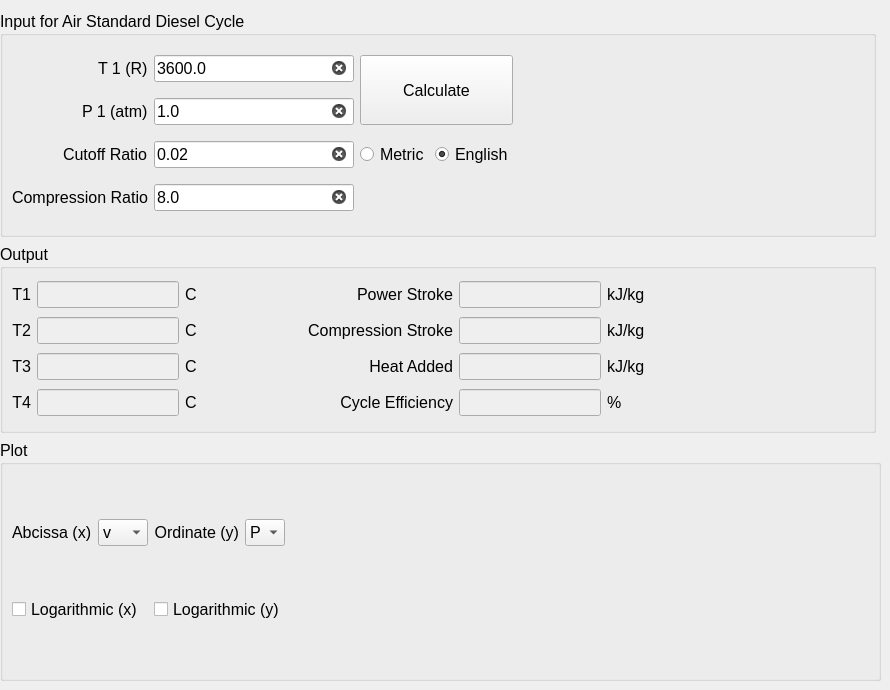
     <widget class="QWidget" name="Diesel_page">
      <widget class="QGroupBox" name="gb_Input_2">
       <property name="geometry">
        <rect>
         <x>0</x>
         <y>11</y>
         <width>876</width>
         <height>226</height>
        </rect>
       </property>
       <property name="sizePolicy">
        <sizepolicy hsizetype="Preferred" vsizetype="Fixed">
         <horstretch>0</horstretch>
         <verstretch>0</verstretch>
        </sizepolicy>
       </property>
       <property name="font">
        <font>
         <pointsize>12</pointsize>
        </font>
       </property>
       <property name="title">
        <string>Input for Air Standard Diesel Cycle</string>
       </property>
       <layout class="QGridLayout" name="gridLayout_3">
        <item row="2" column="2">
         <widget class="QRadioButton" name="rdo_Metric_3">
          <property name="sizePolicy">
           <sizepolicy hsizetype="Fixed" vsizetype="Fixed">
            <horstretch>0</horstretch>
            <verstretch>0</verstretch>
           </sizepolicy>
          </property>
          <property name="font">
           <font>
            <pointsize>12</pointsize>
           </font>
          </property>
          <property name="text">
           <string>Metric</string>
          </property>
          <property name="checked">
           <bool>false</bool>
          </property>
         </widget>
        </item>
        <item row="2" column="3">
         <widget class="QRadioButton" name="rdo_English_3">
          <property name="sizePolicy">
           <sizepolicy hsizetype="Fixed" vsizetype="Fixed">
            <horstretch>0</horstretch>
            <verstretch>0</verstretch>
           </sizepolicy>
          </property>
          <property name="font">
           <font>
            <pointsize>12</pointsize>
           </font>
          </property>
          <property name="text">
           <string>English</string>
          </property>
          <property name="checked">
           <bool>true</bool>
          </property>
         </widget>
        </item>
        <item row="3" column="0" alignment="Qt::AlignRight">
         <widget class="QLabel" name="lbl_CR_3">
          <property name="sizePolicy">
           <sizepolicy hsizetype="Fixed" vsizetype="Fixed">
            <horstretch>0</horstretch>
            <verstretch>0</verstretch>
           </sizepolicy>
          </property>
          <property name="font">
           <font>
            <pointsize>12</pointsize>
           </font>
          </property>
          <property name="text">
           <string>Compression Ratio</string>
          </property>
          <property name="textFormat">
           <enum>Qt::PlainText</enum>
          </property>
         </widget>
        </item>
        <item row="2" column="1">
         <widget class="QLineEdit" name="le_V0_3">
          <property name="sizePolicy">
           <sizepolicy hsizetype="Preferred" vsizetype="Fixed">
            <horstretch>0</horstretch>
            <verstretch>0</verstretch>
           </sizepolicy>
          </property>
          <property name="maximumSize">
           <size>
            <width>200</width>
            <height>16777215</height>
           </size>
          </property>
          <property name="font">
           <font>
            <pointsize>12</pointsize>
           </font>
          </property>
          <property name="text">
           <string>0.02</string>
          </property>
          <property name="clearButtonEnabled">
           <bool>true</bool>
          </property>
         </widget>
        </item>
        <item row="1" column="1">
         <widget class="QLineEdit" name="le_P0_3">
          <property name="sizePolicy">
           <sizepolicy hsizetype="Preferred" vsizetype="Fixed">
            <horstretch>0</horstretch>
            <verstretch>0</verstretch>
           </sizepolicy>
          </property>
          <property name="maximumSize">
           <size>
            <width>200</width>
            <height>16777215</height>
           </size>
          </property>
          <property name="font">
           <font>
            <pointsize>12</pointsize>
           </font>
          </property>
          <property name="text">
           <string>1.0</string>
          </property>
          <property name="placeholderText">
           <string>enter a value for the low pressure isobar</string>
          </property>
          <property name="clearButtonEnabled">
           <bool>true</bool>
          </property>
         </widget>
        </item>
        <item row="3" column="1">
         <widget class="QLineEdit" name="le_CR_3">
          <property name="sizePolicy">
           <sizepolicy hsizetype="Expanding" vsizetype="Fixed">
            <horstretch>0</horstretch>
            <verstretch>0</verstretch>
           </sizepolicy>
          </property>
          <property name="maximumSize">
           <size>
            <width>200</width>
            <height>16777215</height>
           </size>
          </property>
          <property name="font">
           <font>
            <pointsize>12</pointsize>
           </font>
          </property>
          <property name="text">
           <string>8.0</string>
          </property>
          <property name="placeholderText">
           <string>turbine isentropic efficiency 0.0&lt;eta&lt;=1.0</string>
          </property>
          <property name="clearButtonEnabled">
           <bool>true</bool>
          </property>
         </widget>
        </item>
        <item row="2" column="4">
         <spacer name="horizontalSpacer_7">
          <property name="orientation">
           <enum>Qt::Horizontal</enum>
          </property>
          <property name="sizeHint" stdset="0">
           <size>
            <width>40</width>
            <height>20</height>
           </size>
          </property>
         </spacer>
        </item>
        <item row="0" column="1">
         <widget class="QLineEdit" name="le_THigh_3">
          <property name="sizePolicy">
           <sizepolicy hsizetype="Preferred" vsizetype="Fixed">
            <horstretch>0</horstretch>
            <verstretch>0</verstretch>
           </sizepolicy>
          </property>
          <property name="maximumSize">
           <size>
            <width>200</width>
            <height>16777215</height>
           </size>
          </property>
          <property name="font">
           <font>
            <pointsize>12</pointsize>
           </font>
          </property>
          <property name="text">
           <string>3600.0</string>
          </property>
          <property name="placeholderText">
           <string>enter a value for the high pressure isobar</string>
          </property>
          <property name="clearButtonEnabled">
           <bool>true</bool>
          </property>
         </widget>
        </item>
        <item row="0" column="2" rowspan="2" colspan="2">
         <widget class="QPushButton" name="btn_Calculate_3">
          <property name="sizePolicy">
           <sizepolicy hsizetype="Minimum" vsizetype="Preferred">
            <horstretch>0</horstretch>
            <verstretch>0</verstretch>
           </sizepolicy>
          </property>
          <property name="font">
           <font>
            <pointsize>12</pointsize>
           </font>
          </property>
          <property name="text">
           <string>Calculate</string>
          </property>
         </widget>
        </item>
        <item row="1" column="0" alignment="Qt::AlignRight">
         <widget class="QLabel" name="lbl_P0_3">
          <property name="sizePolicy">
           <sizepolicy hsizetype="Fixed" vsizetype="Fixed">
            <horstretch>0</horstretch>
            <verstretch>0</verstretch>
           </sizepolicy>
          </property>
          <property name="font">
           <font>
            <pointsize>12</pointsize>
           </font>
          </property>
          <property name="text">
           <string>P 1 (atm)</string>
          </property>
         </widget>
        </item>
        <item row="2" column="0" alignment="Qt::AlignRight">
         <widget class="QLabel" name="lbl_V0_3">
          <property name="sizePolicy">
           <sizepolicy hsizetype="Fixed" vsizetype="Fixed">
            <horstretch>0</horstretch>
            <verstretch>0</verstretch>
           </sizepolicy>
          </property>
          <property name="font">
           <font>
            <pointsize>12</pointsize>
           </font>
          </property>
          <property name="text">
           <string>Cutoff Ratio</string>
          </property>
         </widget>
        </item>
        <item row="0" column="0" alignment="Qt::AlignRight">
         <widget class="QLabel" name="lbl_THigh_3">
          <property name="sizePolicy">
           <sizepolicy hsizetype="Fixed" vsizetype="Fixed">
            <horstretch>0</horstretch>
            <verstretch>0</verstretch>
           </sizepolicy>
          </property>
          <property name="font">
           <font>
            <pointsize>12</pointsize>
           </font>
          </property>
          <property name="text">
           <string>T 1 (R)</string>
          </property>
         </widget>
        </item>
       </layout>
      </widget>
      <widget class="QGroupBox" name="gb_Output_2">
       <property name="geometry">
        <rect>
         <x>0</x>
         <y>244</y>
         <width>876</width>
         <height>189</height>
        </rect>
       </property>
       <property name="sizePolicy">
        <sizepolicy hsizetype="MinimumExpanding" vsizetype="Fixed">
         <horstretch>0</horstretch>
         <verstretch>0</verstretch>
        </sizepolicy>
       </property>
       <property name="font">
        <font>
         <pointsize>12</pointsize>
        </font>
       </property>
       <property name="title">
        <string>Output</string>
       </property>
       <layout class="QGridLayout" name="grid_Output_3">
        <item row="0" column="5">
         <widget class="QLabel" name="lbl_PowerStrokeUnits_3">
          <property name="sizePolicy">
           <sizepolicy hsizetype="Fixed" vsizetype="Fixed">
            <horstretch>0</horstretch>
            <verstretch>0</verstretch>
           </sizepolicy>
          </property>
          <property name="font">
           <font>
            <pointsize>12</pointsize>
           </font>
          </property>
          <property name="text">
           <string>kJ/kg</string>
          </property>
         </widget>
        </item>
        <item row="3" column="4">
         <widget class="QLineEdit" name="le_HeatAdded_3">
          <property name="enabled">
           <bool>false</bool>
          </property>
          <property name="sizePolicy">
           <sizepolicy hsizetype="Fixed" vsizetype="Fixed">
            <horstretch>0</horstretch>
            <verstretch>0</verstretch>
           </sizepolicy>
          </property>
          <property name="minimumSize">
           <size>
            <width>0</width>
            <height>0</height>
           </size>
          </property>
          <property name="maximumSize">
           <size>
            <width>200</width>
            <height>16777215</height>
           </size>
          </property>
          <property name="baseSize">
           <size>
            <width>150</width>
            <height>0</height>
           </size>
          </property>
          <property name="font">
           <font>
            <pointsize>12</pointsize>
           </font>
          </property>
         </widget>
        </item>
        <item row="4" column="5">
         <widget class="QLabel" name="label_21">
          <property name="sizePolicy">
           <sizepolicy hsizetype="Fixed" vsizetype="Fixed">
            <horstretch>0</horstretch>
            <verstretch>0</verstretch>
           </sizepolicy>
          </property>
          <property name="font">
           <font>
            <pointsize>12</pointsize>
           </font>
          </property>
          <property name="text">
           <string>%</string>
          </property>
         </widget>
        </item>
        <item row="3" column="1">
         <widget class="QLineEdit" name="le_T3_3">
          <property name="enabled">
           <bool>false</bool>
          </property>
          <property name="sizePolicy">
           <sizepolicy hsizetype="Fixed" vsizetype="Fixed">
            <horstretch>0</horstretch>
            <verstretch>0</verstretch>
           </sizepolicy>
          </property>
          <property name="minimumSize">
           <size>
            <width>0</width>
            <height>0</height>
           </size>
          </property>
          <property name="maximumSize">
           <size>
            <width>200</width>
            <height>16777215</height>
           </size>
          </property>
          <property name="baseSize">
           <size>
            <width>150</width>
            <height>0</height>
           </size>
          </property>
          <property name="font">
           <font>
            <pointsize>12</pointsize>
           </font>
          </property>
         </widget>
        </item>
        <item row="4" column="0">
         <widget class="QLabel" name="label_22">
          <property name="sizePolicy">
           <sizepolicy hsizetype="Fixed" vsizetype="Fixed">
            <horstretch>0</horstretch>
            <verstretch>0</verstretch>
           </sizepolicy>
          </property>
          <property name="font">
           <font>
            <pointsize>12</pointsize>
           </font>
          </property>
          <property name="text">
           <string>T4</string>
          </property>
          <property name="alignment">
           <set>Qt::AlignRight|Qt::AlignTrailing|Qt::AlignVCenter</set>
          </property>
         </widget>
        </item>
        <item row="4" column="4">
         <widget class="QLineEdit" name="le_Efficiency_3">
          <property name="enabled">
           <bool>false</bool>
          </property>
          <property name="sizePolicy">
           <sizepolicy hsizetype="Fixed" vsizetype="Fixed">
            <horstretch>0</horstretch>
            <verstretch>0</verstretch>
           </sizepolicy>
          </property>
          <property name="minimumSize">
           <size>
            <width>0</width>
            <height>0</height>
           </size>
          </property>
          <property name="maximumSize">
           <size>
            <width>200</width>
            <height>16777215</height>
           </size>
          </property>
          <property name="baseSize">
           <size>
            <width>150</width>
            <height>0</height>
           </size>
          </property>
          <property name="font">
           <font>
            <pointsize>12</pointsize>
           </font>
          </property>
         </widget>
        </item>
        <item row="4" column="3" alignment="Qt::AlignRight">
         <widget class="QLabel" name="label_23">
          <property name="sizePolicy">
           <sizepolicy hsizetype="Fixed" vsizetype="Fixed">
            <horstretch>0</horstretch>
            <verstretch>0</verstretch>
           </sizepolicy>
          </property>
          <property name="minimumSize">
           <size>
            <width>250</width>
            <height>0</height>
           </size>
          </property>
          <property name="font">
           <font>
            <pointsize>12</pointsize>
           </font>
          </property>
          <property name="text">
           <string>Cycle Efficiency</string>
          </property>
          <property name="alignment">
           <set>Qt::AlignRight|Qt::AlignTrailing|Qt::AlignVCenter</set>
          </property>
         </widget>
        </item>
        <item row="4" column="1">
         <widget class="QLineEdit" name="le_T4_3">
          <property name="enabled">
           <bool>false</bool>
          </property>
          <property name="sizePolicy">
           <sizepolicy hsizetype="Fixed" vsizetype="Fixed">
            <horstretch>0</horstretch>
            <verstretch>0</verstretch>
           </sizepolicy>
          </property>
          <property name="minimumSize">
           <size>
            <width>0</width>
            <height>0</height>
           </size>
          </property>
          <property name="maximumSize">
           <size>
            <width>200</width>
            <height>16777215</height>
           </size>
          </property>
          <property name="baseSize">
           <size>
            <width>150</width>
            <height>0</height>
           </size>
          </property>
          <property name="font">
           <font>
            <pointsize>12</pointsize>
           </font>
          </property>
         </widget>
        </item>
        <item row="0" column="1">
         <widget class="QLineEdit" name="le_T1_3">
          <property name="enabled">
           <bool>false</bool>
          </property>
          <property name="sizePolicy">
           <sizepolicy hsizetype="Fixed" vsizetype="Fixed">
            <horstretch>0</horstretch>
            <verstretch>0</verstretch>
           </sizepolicy>
          </property>
          <property name="minimumSize">
           <size>
            <width>0</width>
            <height>0</height>
           </size>
          </property>
          <property name="maximumSize">
           <size>
            <width>200</width>
            <height>16777215</height>
           </size>
          </property>
          <property name="baseSize">
           <size>
            <width>150</width>
            <height>0</height>
           </size>
          </property>
          <property name="font">
           <font>
            <pointsize>12</pointsize>
           </font>
          </property>
         </widget>
        </item>
        <item row="0" column="4">
         <widget class="QLineEdit" name="le_PowerStroke_3">
          <property name="enabled">
           <bool>false</bool>
          </property>
          <property name="sizePolicy">
           <sizepolicy hsizetype="Fixed" vsizetype="Fixed">
            <horstretch>0</horstretch>
            <verstretch>0</verstretch>
           </sizepolicy>
          </property>
          <property name="minimumSize">
           <size>
            <width>0</width>
            <height>0</height>
           </size>
          </property>
          <property name="maximumSize">
           <size>
            <width>200</width>
            <height>16777215</height>
           </size>
          </property>
          <property name="baseSize">
           <size>
            <width>150</width>
            <height>0</height>
           </size>
          </property>
          <property name="font">
           <font>
            <pointsize>12</pointsize>
           </font>
          </property>
         </widget>
        </item>
        <item row="0" column="2">
         <widget class="QLabel" name="lbl_T1Units_3">
          <property name="sizePolicy">
           <sizepolicy hsizetype="Fixed" vsizetype="Fixed">
            <horstretch>0</horstretch>
            <verstretch>0</verstretch>
           </sizepolicy>
          </property>
          <property name="baseSize">
           <size>
            <width>0</width>
            <height>0</height>
           </size>
          </property>
          <property name="font">
           <font>
            <pointsize>12</pointsize>
           </font>
          </property>
          <property name="text">
           <string>C</string>
          </property>
         </widget>
        </item>
        <item row="3" column="3" alignment="Qt::AlignRight">
         <widget class="QLabel" name="label_24">
          <property name="sizePolicy">
           <sizepolicy hsizetype="Fixed" vsizetype="Fixed">
            <horstretch>0</horstretch>
            <verstretch>0</verstretch>
           </sizepolicy>
          </property>
          <property name="font">
           <font>
            <pointsize>12</pointsize>
           </font>
          </property>
          <property name="text">
           <string>Heat Added</string>
          </property>
          <property name="alignment">
           <set>Qt::AlignRight|Qt::AlignTrailing|Qt::AlignVCenter</set>
          </property>
         </widget>
        </item>
        <item row="3" column="0">
         <widget class="QLabel" name="label_25">
          <property name="sizePolicy">
           <sizepolicy hsizetype="Fixed" vsizetype="Fixed">
            <horstretch>0</horstretch>
            <verstretch>0</verstretch>
           </sizepolicy>
          </property>
          <property name="font">
           <font>
            <pointsize>12</pointsize>
           </font>
          </property>
          <property name="text">
           <string>T3</string>
          </property>
          <property name="alignment">
           <set>Qt::AlignRight|Qt::AlignTrailing|Qt::AlignVCenter</set>
          </property>
         </widget>
        </item>
        <item row="0" column="3" alignment="Qt::AlignRight">
         <widget class="QLabel" name="label_26">
          <property name="sizePolicy">
           <sizepolicy hsizetype="Fixed" vsizetype="Fixed">
            <horstretch>0</horstretch>
            <verstretch>0</verstretch>
           </sizepolicy>
          </property>
          <property name="font">
           <font>
            <pointsize>12</pointsize>
           </font>
          </property>
          <property name="text">
           <string>Power Stroke</string>
          </property>
          <property name="alignment">
           <set>Qt::AlignRight|Qt::AlignTrailing|Qt::AlignVCenter</set>
          </property>
         </widget>
        </item>
        <item row="0" column="0">
         <widget class="QLabel" name="label_4">
          <property name="sizePolicy">
           <sizepolicy hsizetype="Fixed" vsizetype="Fixed">
            <horstretch>0</horstretch>
            <verstretch>0</verstretch>
           </sizepolicy>
          </property>
          <property name="font">
           <font>
            <pointsize>12</pointsize>
           </font>
          </property>
          <property name="focusPolicy">
           <enum>Qt::WheelFocus</enum>
          </property>
          <property name="text">
           <string>T1</string>
          </property>
          <property name="alignment">
           <set>Qt::AlignRight|Qt::AlignTrailing|Qt::AlignVCenter</set>
          </property>
         </widget>
        </item>
        <item row="4" column="2">
         <widget class="QLabel" name="lbl_T4Units_3">
          <property name="sizePolicy">
           <sizepolicy hsizetype="Fixed" vsizetype="Fixed">
            <horstretch>0</horstretch>
            <verstretch>0</verstretch>
           </sizepolicy>
          </property>
          <property name="baseSize">
           <size>
            <width>0</width>
            <height>0</height>
           </size>
          </property>
          <property name="font">
           <font>
            <pointsize>12</pointsize>
           </font>
          </property>
          <property name="text">
           <string>C</string>
          </property>
         </widget>
        </item>
        <item row="3" column="2">
         <widget class="QLabel" name="lbl_T3Units_3">
          <property name="sizePolicy">
           <sizepolicy hsizetype="Fixed" vsizetype="Fixed">
            <horstretch>0</horstretch>
            <verstretch>0</verstretch>
           </sizepolicy>
          </property>
          <property name="baseSize">
           <size>
            <width>0</width>
            <height>0</height>
           </size>
          </property>
          <property name="font">
           <font>
            <pointsize>12</pointsize>
           </font>
          </property>
          <property name="text">
           <string>C</string>
          </property>
         </widget>
        </item>
        <item row="2" column="1">
         <widget class="QLineEdit" name="le_T2_3">
          <property name="enabled">
           <bool>false</bool>
          </property>
          <property name="sizePolicy">
           <sizepolicy hsizetype="Fixed" vsizetype="Fixed">
            <horstretch>0</horstretch>
            <verstretch>0</verstretch>
           </sizepolicy>
          </property>
          <property name="minimumSize">
           <size>
            <width>0</width>
            <height>0</height>
           </size>
          </property>
          <property name="maximumSize">
           <size>
            <width>200</width>
            <height>16777215</height>
           </size>
          </property>
          <property name="baseSize">
           <size>
            <width>150</width>
            <height>0</height>
           </size>
          </property>
          <property name="font">
           <font>
            <pointsize>12</pointsize>
           </font>
          </property>
         </widget>
        </item>
        <item row="2" column="0">
         <widget class="QLabel" name="label_27">
          <property name="sizePolicy">
           <sizepolicy hsizetype="Fixed" vsizetype="Fixed">
            <horstretch>0</horstretch>
            <verstretch>0</verstretch>
           </sizepolicy>
          </property>
          <property name="font">
           <font>
            <pointsize>12</pointsize>
           </font>
          </property>
          <property name="text">
           <string>T2</string>
          </property>
          <property name="alignment">
           <set>Qt::AlignRight|Qt::AlignTrailing|Qt::AlignVCenter</set>
          </property>
         </widget>
        </item>
        <item row="2" column="4">
         <widget class="QLineEdit" name="le_CompressionStroke_3">
          <property name="enabled">
           <bool>false</bool>
          </property>
          <property name="sizePolicy">
           <sizepolicy hsizetype="Fixed" vsizetype="Fixed">
            <horstretch>0</horstretch>
            <verstretch>0</verstretch>
           </sizepolicy>
          </property>
          <property name="minimumSize">
           <size>
            <width>0</width>
            <height>0</height>
           </size>
          </property>
          <property name="maximumSize">
           <size>
            <width>200</width>
            <height>16777215</height>
           </size>
          </property>
          <property name="baseSize">
           <size>
            <width>150</width>
            <height>0</height>
           </size>
          </property>
          <property name="font">
           <font>
            <pointsize>12</pointsize>
           </font>
          </property>
         </widget>
        </item>
        <item row="3" column="5">
         <widget class="QLabel" name="lbl_HeatInUnits_3">
          <property name="sizePolicy">
           <sizepolicy hsizetype="Fixed" vsizetype="Fixed">
            <horstretch>0</horstretch>
            <verstretch>0</verstretch>
           </sizepolicy>
          </property>
          <property name="font">
           <font>
            <pointsize>12</pointsize>
           </font>
          </property>
          <property name="text">
           <string>kJ/kg</string>
          </property>
         </widget>
        </item>
        <item row="2" column="5">
         <widget class="QLabel" name="lbl_CompressionStrokeUnits_3">
          <property name="sizePolicy">
           <sizepolicy hsizetype="Fixed" vsizetype="Fixed">
            <horstretch>0</horstretch>
            <verstretch>0</verstretch>
           </sizepolicy>
          </property>
          <property name="font">
           <font>
            <pointsize>12</pointsize>
           </font>
          </property>
          <property name="text">
           <string>kJ/kg</string>
          </property>
         </widget>
        </item>
        <item row="2" column="2">
         <widget class="QLabel" name="lbl_T2Units_3">
          <property name="sizePolicy">
           <sizepolicy hsizetype="Fixed" vsizetype="Fixed">
            <horstretch>0</horstretch>
            <verstretch>0</verstretch>
           </sizepolicy>
          </property>
          <property name="baseSize">
           <size>
            <width>0</width>
            <height>0</height>
           </size>
          </property>
          <property name="font">
           <font>
            <pointsize>12</pointsize>
           </font>
          </property>
          <property name="text">
           <string>C</string>
          </property>
         </widget>
        </item>
        <item row="2" column="3" alignment="Qt::AlignRight">
         <widget class="QLabel" name="label_28">
          <property name="sizePolicy">
           <sizepolicy hsizetype="Fixed" vsizetype="Fixed">
            <horstretch>0</horstretch>
            <verstretch>0</verstretch>
           </sizepolicy>
          </property>
          <property name="font">
           <font>
            <pointsize>12</pointsize>
           </font>
          </property>
          <property name="text">
           <string>Compression Stroke</string>
          </property>
          <property name="alignment">
           <set>Qt::AlignRight|Qt::AlignTrailing|Qt::AlignVCenter</set>
          </property>
         </widget>
        </item>
        <item row="3" column="6">
         <spacer name="horizontalSpacer_8">
          <property name="orientation">
           <enum>Qt::Horizontal</enum>
          </property>
          <property name="sizeHint" stdset="0">
           <size>
            <width>40</width>
            <height>20</height>
           </size>
          </property>
         </spacer>
        </item>
       </layout>
      </widget>
      <widget class="QGroupBox" name="gb_Plot_2">
       <property name="geometry">
        <rect>
         <x>0</x>
         <y>440</y>
         <width>881</width>
         <height>241</height>
        </rect>
       </property>
       <property name="sizePolicy">
        <sizepolicy hsizetype="MinimumExpanding" vsizetype="Fixed">
         <horstretch>0</horstretch>
         <verstretch>0</verstretch>
        </sizepolicy>
       </property>
       <property name="font">
        <font>
         <pointsize>12</pointsize>
        </font>
       </property>
       <property name="title">
        <string>Plot</string>
       </property>
       <layout class="QGridLayout" name="grid_Plot_3">
        <item row="0" column="4">
         <spacer name="horizontalSpacer_9">
          <property name="orientation">
           <enum>Qt::Horizontal</enum>
          </property>
          <property name="sizeHint" stdset="0">
           <size>
            <width>40</width>
            <height>20</height>
           </size>
          </property>
         </spacer>
        </item>
        <item row="0" column="3">
         <widget class="QComboBox" name="cmb_Ordinate_3">
          <property name="maximumSize">
           <size>
            <width>50</width>
            <height>16777215</height>
           </size>
          </property>
          <property name="currentIndex">
           <number>0</number>
          </property>
          <item>
           <property name="text">
            <string>P</string>
           </property>
          </item>
          <item>
           <property name="text">
            <string>T</string>
           </property>
          </item>
          <item>
           <property name="text">
            <string>u</string>
           </property>
          </item>
          <item>
           <property name="text">
            <string>h</string>
           </property>
          </item>
          <item>
           <property name="text">
            <string>s</string>
           </property>
          </item>
          <item>
           <property name="text">
            <string>v</string>
           </property>
          </item>
         </widget>
        </item>
        <item row="0" column="0">
         <widget class="QLabel" name="lbl_Abcissa_3">
          <property name="maximumSize">
           <size>
            <width>150</width>
            <height>16777215</height>
           </size>
          </property>
          <property name="text">
           <string>Abcissa (x)</string>
          </property>
         </widget>
        </item>
        <item row="0" column="2">
         <widget class="QLabel" name="lbl_Ordinate_3">
          <property name="maximumSize">
           <size>
            <width>150</width>
            <height>16777215</height>
           </size>
          </property>
          <property name="text">
           <string>Ordinate (y)</string>
          </property>
          <property name="alignment">
           <set>Qt::AlignRight|Qt::AlignTrailing|Qt::AlignVCenter</set>
          </property>
         </widget>
        </item>
        <item row="1" column="0" colspan="2">
         <widget class="QCheckBox" name="chk_LogAbcissa_3">
          <property name="text">
           <string>Logarithmic (x)</string>
          </property>
         </widget>
        </item>
        <item row="1" column="2" colspan="2">
         <widget class="QCheckBox" name="chk_LogOrdinate_3">
          <property name="text">
           <string>Logarithmic (y)</string>
          </property>
         </widget>
        </item>
        <item row="0" column="1">
         <widget class="QComboBox" name="cmb_Abcissa_3">
          <property name="sizePolicy">
           <sizepolicy hsizetype="MinimumExpanding" vsizetype="Fixed">
            <horstretch>0</horstretch>
            <verstretch>0</verstretch>
           </sizepolicy>
          </property>
          <property name="maximumSize">
           <size>
            <width>50</width>
            <height>16777215</height>
           </size>
          </property>
          <property name="currentText">
           <string>v</string>
          </property>
          <property name="currentIndex">
           <number>5</number>
          </property>
          <item>
           <property name="text">
            <string>P</string>
           </property>
          </item>
          <item>
           <property name="text">
            <string>T</string>
           </property>
          </item>
          <item>
           <property name="text">
            <string>u</string>
           </property>
          </item>
          <item>
           <property name="text">
            <string>h</string>
           </property>
          </item>
          <item>
           <property name="text">
            <string>s</string>
           </property>
          </item>
          <item>
           <property name="text">
            <string>v</string>
           </property>
          </item>
         </widget>
        </item>
       </layout>
      </widget>
     </widget>
